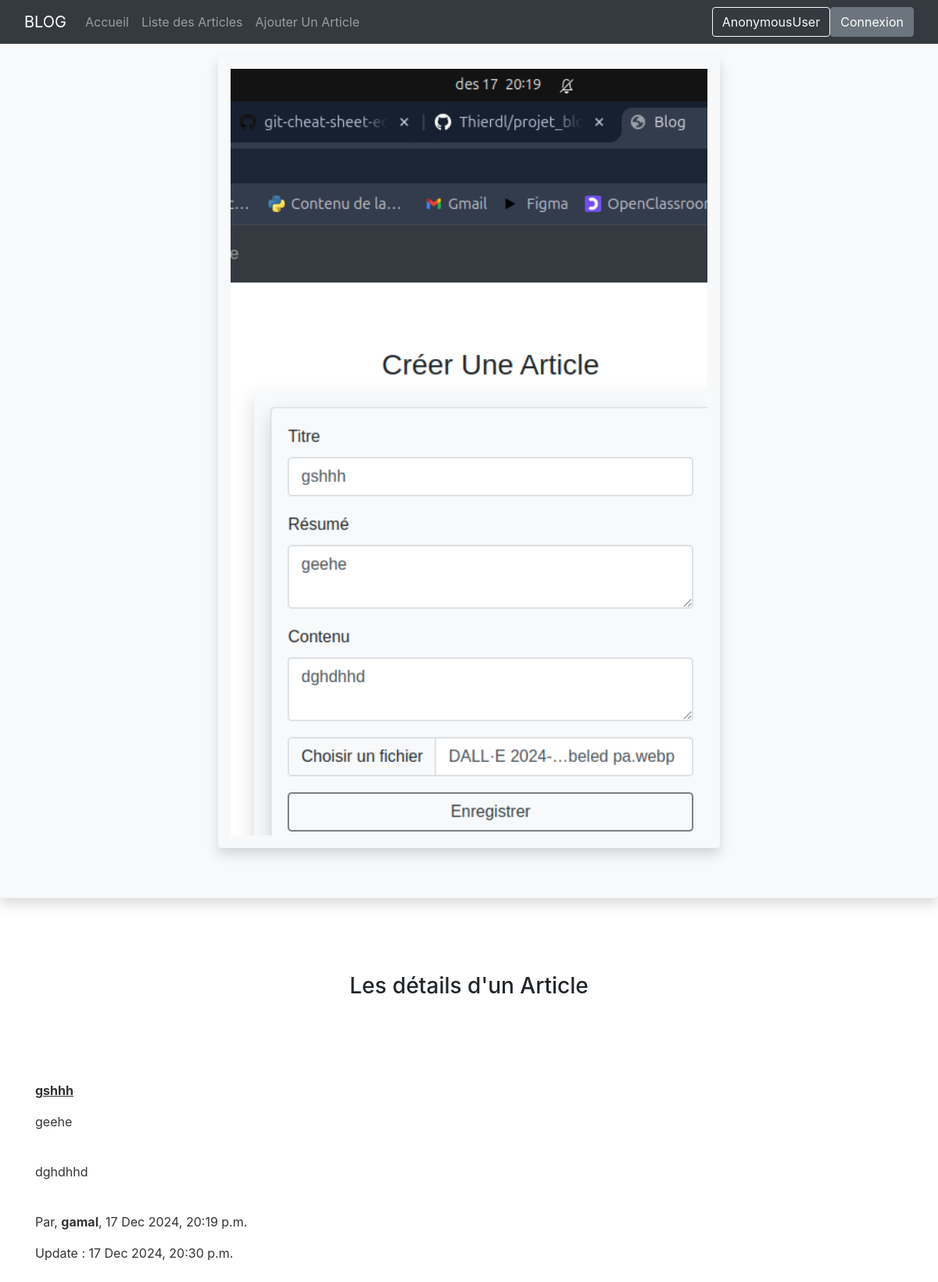
The page /blog/details/29/ on the database its author committed.
### blog/models.py (models this page shows, shortened)
class Article(models.Model):
  title = models.CharField(max_length=100)
  summary = models.TextField(max_length=500)
  content = models.TextField()
  author = models.ForeignKey(User, on_delete=models.CASCADE, default=1)
  date_create = models.DateTimeField(auto_now_add=True)
  date_updat = models.DateTimeField(auto_now=True)
  image = models.ImageField(null=True, upload_to="image_blog")

### blog/views.py (the view)
# urls.py: path('details/<int:id>/', views.details_views, name="page2"),
def details_views(request, id):
  article = get_object_or_404(Article, id=id)
  return render(request, "page_s/details_article.html", {"article":article})

### templates/page_s/details_article.html (shortened to what this page needs)
{% extends "base.html" %}
{% block content %}
{% include 'partials/navbar.html' %}
<div class="contai">
  <div class="image-details shadow p-3 mb-5 bg-body-tertiary rounded">
    {% if article.image %}
      <img src="{{ article.image.url }}" alt="{{ article.title }}" class="img-fluid p-0 shadow p-3 mb-5 bg-body-tertiary rounded" alt="Responsive image">
    {% else %}
      <p>Pas d'image</p>
    {% endif %}
  </div>
  <div class="pb-5">
    <h3 class="text-center pt-5">Les détails d'un Article</h3>
  </div>
  <div class="container">
    <div class="pt-5">
      <p><u><b> {{ article.title }} </b></u></p>
      <p>{{ article.summary }}</p></br>
      <p>{{ article.content }}</p></br>
      <p>Par, <strong>{{ article.author }}</strong>, {{ article.date_create|date:"d M Y, H:i a" }}
      <p>Update : {{ article.date_updat|date:"d M Y, H:i a" }}</p></br>
    </div>
  </div>
</div>
{% endblock %}

### static/css/style.css (style rules this page uses)
body { background: white; }
.image-details { display: flex; justify-content: center; align-items: center; height: 50%; }
.image-details img { width: 55%; height: 50%; margin: auto; }
p { color: rgba(0, 0, 0, 0.801); }

### rows shown on the page
Article: image (picture), title "gshhh", summary "geehe", content "dghdhhd", author "gamal", date_create "17 Dec 2024, 20:19 p.m.", date_updat "17 Dec 2024, 20:30 p.m."

### other values the page prints
{{ user }} "AnonymousUser"
